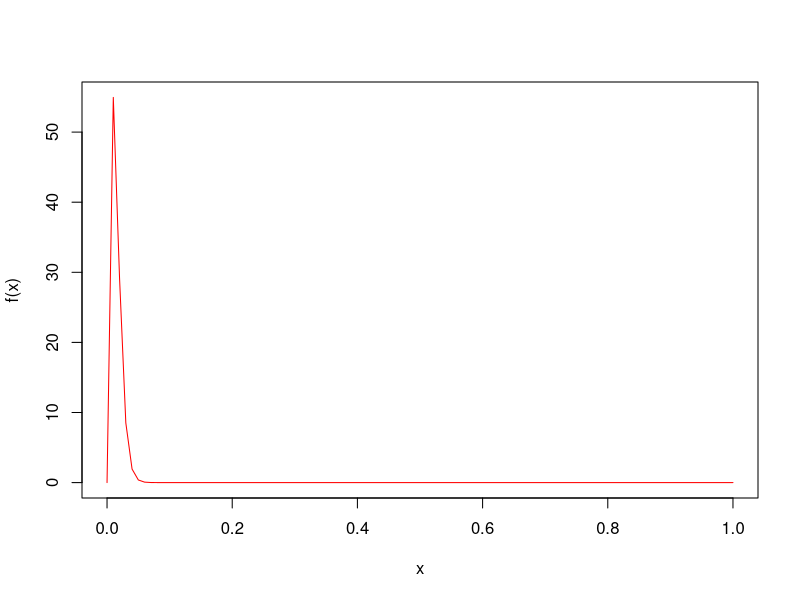

The R source for this figure:
#Bayesian Interval in the non risk HBB setting
#edited by me
# Original Code provided to me by my supervisor. The alpha_0 and beta0 were chosen by me. 
rm(list = ls())

#prior distribution
alpha0 <- 3

beta0 <- 200

curve(dbeta(x,shape1 = alpha0, shape2 = beta0),from=0,to=1,
      
      ylab="f(x)", col="red")


alpha0/(alpha0+beta0)

# Quantiles, prior distribution

qbeta(0.025,shape1 = alpha0, shape2 = beta0)

qbeta(0.975,shape1 = alpha0, shape2 = beta0)

#Baseline information
nbaseline <- 4839

sumybaseline <- 133

# Posterior mean

(sumybaseline+alpha0)/(nbaseline+alpha0+beta0)



# Bayes interval

qbeta(0.025,shape1 = sumybaseline+alpha0, shape2 = nbaseline-sumybaseline+beta0)

qbeta(0.975,shape1 = sumybaseline+alpha0, shape2 = nbaseline-sumybaseline+beta0)
